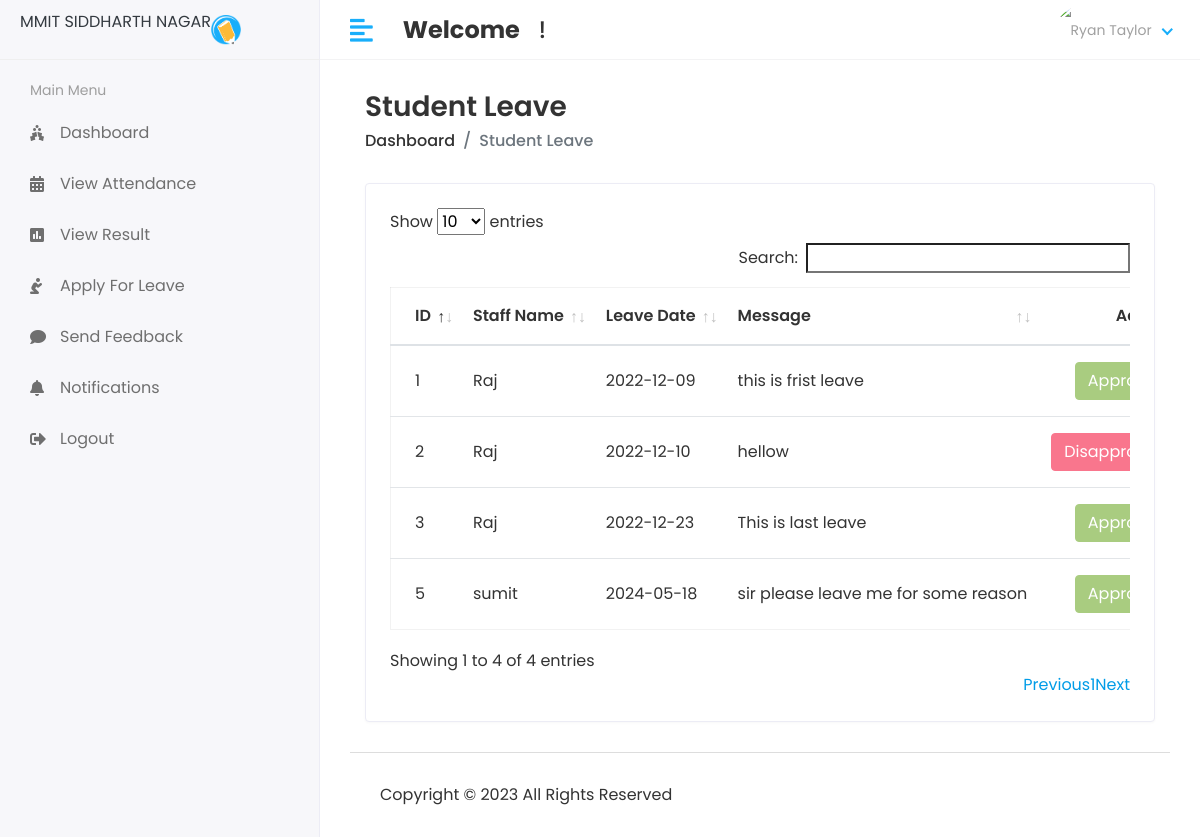
The app's page /Hod/Student/Leave_view with its own data.
### app/models.py (models this page shows, shortened)
class Student_leave(models.Model):
    student_id = models.ForeignKey(Student, on_delete=models.CASCADE)
    date = models.CharField(max_length=100)
    message = models.TextField()
    status = models.IntegerField(default=0)
    created_at = models.DateTimeField(auto_now_add=True)
    updated_at = models.DateTimeField(auto_now_add=True)

class Student(models.Model):
    admin = models.OneToOneField(CustomUser, on_delete=models.CASCADE)
    address = models.TextField()
    gender = models.CharField(max_length=100)
    course_id = models.ForeignKey(Course, on_delete=models.DO_NOTHING)
    session_year_id = models.ForeignKey(Session_Year, on_delete=models.DO_NOTHING)
    created_at = models.DateTimeField(auto_now_add=True)
    updated_at = models.DateTimeField(auto_now=True)

class CustomUser(AbstractUser):
    USER = (
        (1, 'HOD'),
        (2, 'STAFF'),
        (3, 'STUDENT'),
    )
    user_type = models.CharField(choices=USER, max_length=50, default=1)
    profile_pic = models.ImageField(upload_to='media/profile_pic')

### student_management_system/Hod_views.py (the view)
# urls.py: path('Hod/Student/Leave_view',Hod_views.STUDENT_LEAVE_VIEW,name='student_leave_view'),
def STUDENT_LEAVE_VIEW(request):
    student_leave = Student_leave.objects.all()
    context ={
        'student_leave':student_leave
    }
    return render(request,'Hod/student_leave.html',context)

### templates/Hod/student_leave.html (shortened to what this page needs)
{% extends 'base.html' %}
{% block content %}
{% load static %}
<div class="content container-fluid">
               <div class="page-header">
                  <div class="row align-items-center">
                     <div class="col">
                        <h3 class="page-title">Student Leave</h3>
                        <ul class="breadcrumb">
                           <li class="breadcrumb-item"><a href="index.html">Dashboard</a></li>
                           <li class="breadcrumb-item active">Student Leave</li>
                        </ul>
                     </div>
                  </div>
               </div>
               <div class="row">
                  <div class="col-sm-12">
                     <div class="card card-table">
                        <div class="card-body">
                           <div class="table-responsive">
                              <table id="table_id" class="table table-hover table-center mb-0 ">
                                 <thead>
                                    <tr>
                                       <th>ID</th>
                                       <th>Staff Name</th>
                                       <th>Leave Date</th>
                                       <th>Message</th>
                                       <th class="text-right">Action</th>
                                    </tr>
                                 </thead>
                                 <tbody>
                                 {% for i in student_leave %}
                                    <tr>
                                       <td>{{i.id}}</td>
                                       <td>{{i.student_id.admin.first_name}}</td>
                                       <td>{{i.date}}</td>
                                       <td>{{i.message}}</td>
                                       <td class="text-right">
                                          <div class="actions">
                                             {% if i.status == 0 %}
                                             <a href="{% url 'student_approve_leave' i.id %}" class="btn btn-success">Approve</a>
                                             <a href="{% url 'student_disapprove_leave' i.id %}" class="btn btn-danger">Disapprove</a>
                                             {% elif i.status == 1 %}
                                             <button class="btn btn-success" disabled="disabled">Approve</button>
                                             {% else %}
                                             <button class="btn btn-danger" disabled="disabled">Disapprove</button>
                                             {% endif %}
                                          </div>
                                       </td>
                                    </tr>
                                 {% endfor %}
                                 </tbody>
                              </table>
                           </div>
                        </div>
                     </div>
                  </div>
               </div>
            </div>
{% endblock %}

### templates/base.html (shortened to what this page needs)
<!DOCTYPE html>
<html lang="en">
{% load static %}
   <head>
      <link rel="stylesheet" href="{% static 'assets/plugins/bootstrap/css/bootstrap.min.css' %}">
      <link rel="stylesheet" href="{% static 'assets/plugins/fontawesome/css/fontawesome.min.css' %}">
      <link rel="stylesheet" href="{% static 'assets/plugins/fontawesome/css/all.min.css' %}">
      <link rel="stylesheet" href="{% static 'assets/css/style.css' %}">
       <link rel="stylesheet" href="{% static 'assets/plugins/datatables/datatables.min.css' %}">
   </head>
   <body>
<div class="main-wrapper">
       {% include 'includes/header.html' %}
         {% include 'includes/sidebar.html' %}
<div class="page-wrapper">
    <div class="content container-fluid">
         {% block content %}
         {% endblock %}
          {% include 'includes/footer.html' %}
      </div>
</div>
   </body>
</html>

### templates/includes/header.html (shortened to what this page needs)
{% load static %}
<div class="header">
   <div class="header-left">
         <p class="fs-bold text-dark">MMIT SIDDHARTH NAGAR</p>
      <img src="{% static 'assets/img/logo-small.png' %}" alt="Logo" width="30" height="30">
   </div>
   <a href="javascript:void(0);" id="toggle_btn">
   <i class="fas fa-align-left"></i>
   </a>
   <div class="top-nav-search mt-3">
      <h4><strong>Welcome</strong>&nbsp;<span>{{user.first_name}} {{ user.last_name }}</span>&nbsp;!</h4>
   </div>
   <ul class="nav user-menu">
      <li class="nav-item dropdown has-arrow">
         <a href="#" class="dropdown-toggle nav-link" data-toggle="dropdown">
           {% if user.profile_pic == "" %}
            <span class="user-img"><img class="rounded-circle" src="/{% static 'assets/img/no image.jpg' %}" width="31" alt="Ryan Taylor"></span>
           {% else %}
         <span class="user-img"><img class="rounded-circle" src="/{{user.profile_pic}}" width="31" alt="Ryan Taylor"></span>
          {% endif %}
         </a>
      </li>
   </ul>
</div>

### templates/includes/sidebar.html (shortened to what this page needs)
{% load active_link_tags %}
<div class="sidebar" id="sidebar">
   <div class="sidebar-inner slimscroll">
      <div id="sidebar-menu" class="sidebar-menu">
         {% if user.user_type == '1' %}
         <ul>
            <li class="menu-title">
               <span>Main Menu</span>
            </li>
            <li class="{% active_link 'hod_home' 'active' %}">
               <a href="{% url 'hod_home' %}"><i class="fas fa-holly-berry"></i> <span>Dashboard</span></a>
            </li>
            <li class="submenu {% active_link 'add_student' 'active' %} {% active_link 'view_student' 'active' %}">
               <a href="#"><i class="fas fa-user-graduate"></i> <span> Students</span> <span class="menu-arrow"></span></a>
               <ul>
                  <li><a href="{% url 'add_student' %}">Add Student</a></li>
                  <li><a href="{% url 'view_student' %}">View Student</a></li>
               </ul>
            </li>
            <li class="submenu {% active_link 'add_staff' 'active' %} {% active_link 'view_staff' 'active' %}">
               <a href="#"><i class="fas fa-chalkboard-teacher"></i> <span> Staff</span> <span class="menu-arrow"></span></a>
               <ul>
                  <li><a href="{% url 'add_staff' %}">Add Staff </a></li>
                  <li><a href="{% url 'view_staff' %}">View Staff</a></li>
               </ul>
            </li>
            <li class="submenu {% active_link 'add_course' 'active' %} {% active_link 'view_course' 'active' %}">
               <a href="#"><i class="fa fa-graduation-cap"></i> <span> Course</span> <span class="menu-arrow"></span></a>
               <ul>
                  <li><a href="{% url 'add_course' %}">Add Course </a></li>
                  <li><a href="{% url 'view_course' %}">View Course </a></li>
               </ul>
            </li>
            <li class="submenu {% active_link 'add_subject' 'active' %} {% active_link 'view_subject' 'active' %}">
               <a href="#"><i class="fas fa-book-reader"></i> <span> Subjects</span> <span class="menu-arrow"></span></a>
               <ul>
                  <li><a href="{% url 'add_subject' %}">Add Subject</a></li>
                  <li><a href="{% url 'view_subject' %}">View Subject</a></li>
               </ul>
            </li>
            <li class="submenu {% active_link 'add_session' 'active' %} {% active_link 'view_session' 'active' %}">
               <a href="#"><i class="fas fa-clock"></i> <span> Session</span> <span class="menu-arrow"></span></a>
               <ul>
                  <li><a href="{% url 'add_session' %}">Add Session </a></li>
                  <li><a href="{% url 'view_session' %}">View Session </a></li>
                  </ul>
            </li>
            <li class="{% active_link 'staff_send_notification' 'active' %}">
               <a href="{% url 'staff_send_notification' %}"><i class="fa fa-bell"></i> <span>Send Staff Notification</span></a>
            </li>
            <li class="{% active_link 'student_send_notification' 'active' %}">
               <a href="{% url 'student_send_notification' %}"><i class="fa fa-bell"></i> <span>Send Student Notification</span></a>
            </li>
            <li class="{% active_link 'view_attendance' 'active' %}">
               <a href="{% url 'view_attendance' %}"><i class="fa fa-calendar"></i> <span>View Attendance</span></a>
            </li>
            <li class="{% active_link 'staff_feedback_reply' 'active' %}">
               <a href="{% url 'staff_feedback_reply' %}"><i class="fas fa-comments"></i> <span>Staff Feedback</span></a>
            </li>
            <li class="{% active_link 'get_student_feedback' 'active' %}">
               <a href="{% url 'get_student_feedback' %}"><i class="fas fa-comments"></i> <span>Student Feedback</span></a>
            </li>
            <li class="{% active_link 'staff_leave_view' 'active' %}">
               <a href="{% url 'staff_leave_view' %}"><i class="fas fa-envelope"></i> <span>Staff Leave</span></a>
            </li>
            <li class="{% active_link 'student_leave_view' 'active' %}">
               <a href="{% url 'student_leave_view' %}"><i class="fas fa-envelope"></i> <span>Student Leave</span></a>
            </li>
            <li class="{% active_link 'logout' 'active' %}"><i class=""></i>
               <a href="{% url 'logout' %}"><i class="fas fa-sign-out-alt"></i> <span>Logout</span></a>
            </li>
         </ul>
         {% else %}
          <ul>
             <li class="menu-title">
               <span>Main Menu</span>
             </li>
             <li class="{% active_link 'student_home' 'active' %}">
               <a href="{ url 'student_home' }"><i class="fas fa-holly-berry"></i> <span>Dashboard</span></a>
             </li>
              <li class="{% active_link 'student_view_attendance' 'active' %} ">
               <a href="{% url 'student_view_attendance' %}"><i class="fas fa-calendar-alt"></i> <span>View Attendance</span></a>
             </li>
              <li class="{% active_link 'view_result' 'active' %} ">
                  <a href="{% url 'view_result' %}"><i class="fa fa-poll" aria-hidden="true"></i><span>View Result</span></a>
              </li>
              <li class="{% active_link 'student_leave' 'active' %}">
                  <a href="{% url 'student_leave' %}"><i class="fa fa-pray" aria-hidden="true"></i><span>Apply For Leave</span></a>
              </li>
              <li class="{% active_link 'student_feedback' 'active' %}">
                  <a href="{% url 'student_feedback' %}"><i class="fa fa-comment" aria-hidden="true"></i><span>Send Feedback</span></a>
              </li>
              <li class="{% active_link 'student_notification' 'active' %}">
                  <a href="{% url 'student_notification' %}"><i class="fa fa-bell" aria-hidden="true"></i><span>Notifications</span></a>
              </li>
              <li class="{% active_link 'logout' 'active' %}">
                  <a href="{% url 'logout' %}"><i class="fas fa-sign-out-alt" aria-hidden="true"></i><span>Logout</span></a>
              </li>
            </ul>
         {% endif %}
      </div>
   </div>
</div>

### templates/includes/footer.html
{% load static %}
<footer>
          <p>Copyright © 2023 All Rights Reserved</p>
</footer>

### records on screen
Student_leave: id "1", student_id.admin.first_name "Raj", date "2022-12-09", message "this is frist leave", status "Approve"
Student_leave: id "2", student_id.admin.first_name "Raj", date "2022-12-10", message "hellow", status "Disapprove"
Student_leave: id "3", student_id.admin.first_name "Raj", date "2022-12-23", message "This is last leave", status "Approve"
Student_leave: id "5", student_id.admin.first_name "sumit", date "2024-05-18", message "sir please leave me for some reason", status "Approve"
